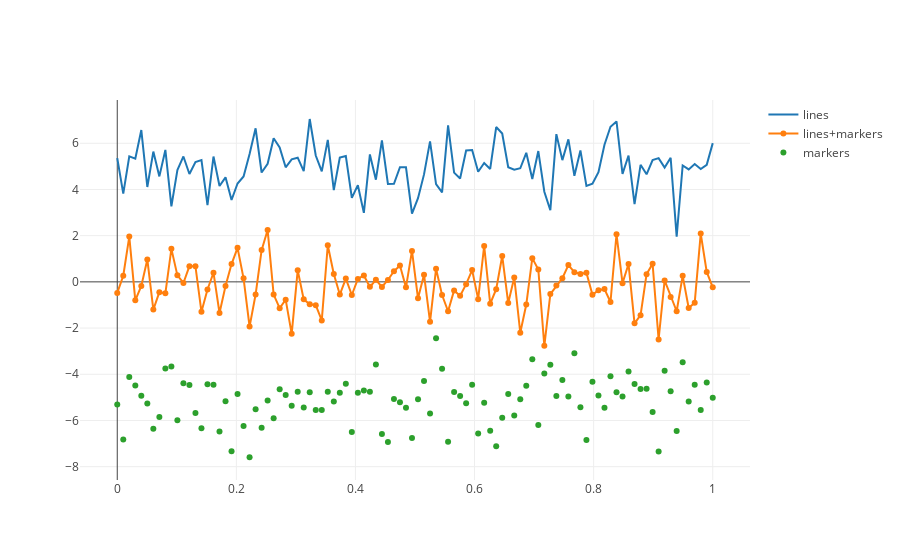

Notebook code for this chart:
### Code cell
import plotly
import plotly.plotly as py
import plotly.graph_objs as go
plotly.offline.init_notebook_mode(connected=True)

# Create random data with numpy
import numpy as np

N = 100
random_x = np.linspace(0, 1, N)
random_y0 = np.random.randn(N)+5
random_y1 = np.random.randn(N)
random_y2 = np.random.randn(N)-5

# Create traces
trace0 = go.Scatter(
    x = random_x,
    y = random_y0,
    mode = 'lines',
    name = 'lines'
)
trace1 = go.Scatter(
    x = random_x,
    y = random_y1,
    mode = 'lines+markers',
    name = 'lines+markers'
)
trace2 = go.Scatter(
    x = random_x,
    y = random_y2,
    mode = 'markers',
    name = 'markers'
)
data = [trace0, trace1, trace2]

plotly.offline.iplot(data, filename='line-mode')
